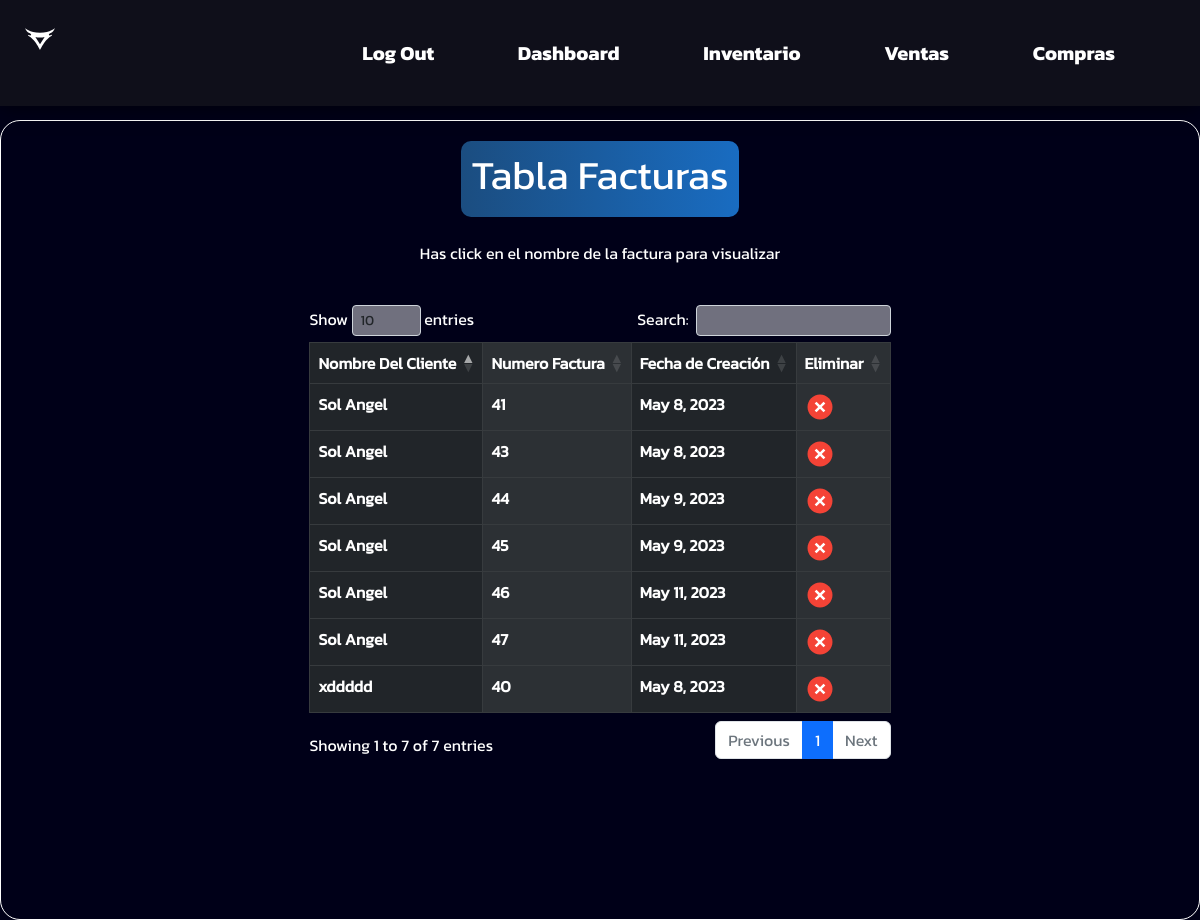
Before: /ventas/factura with the older database file.
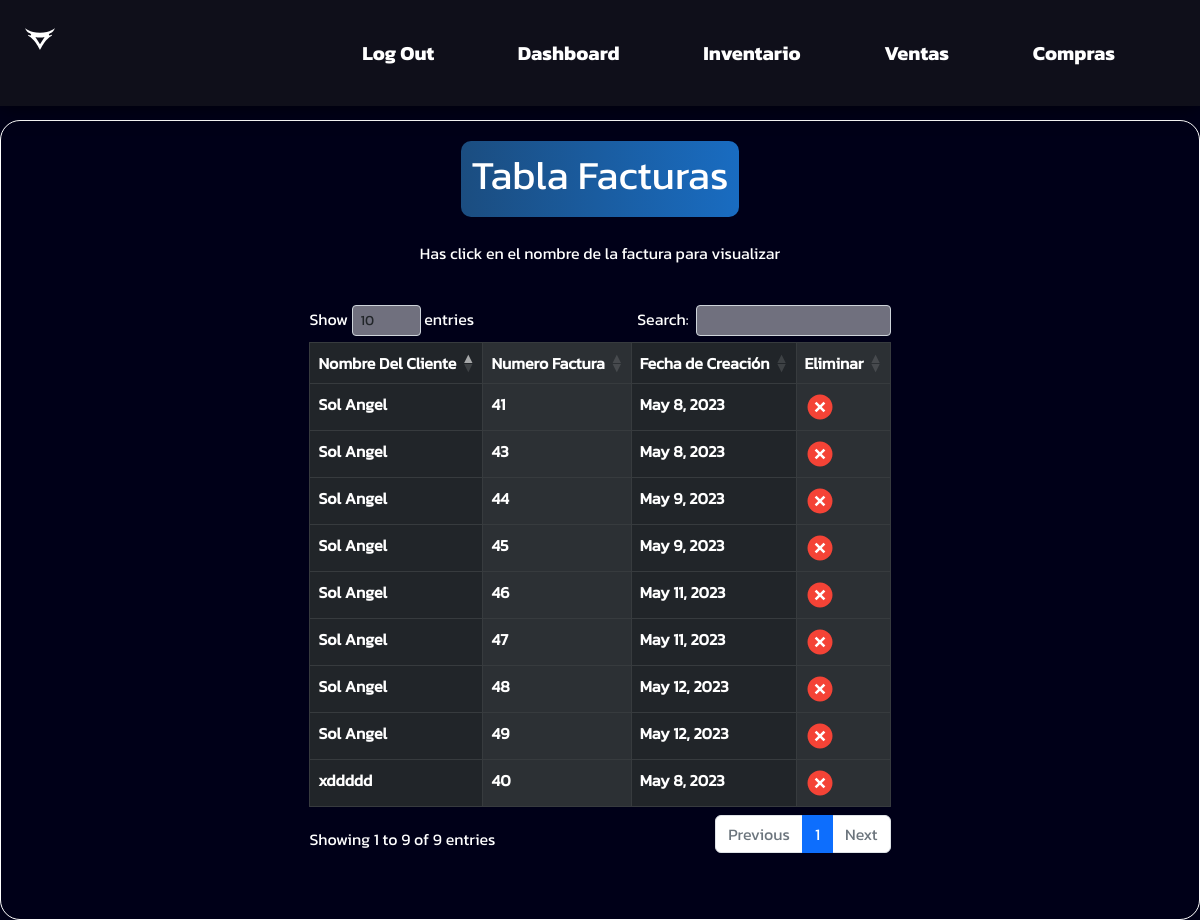
After: the same page with the newer database file.
### ventas/models.py (models this page shows)
class Factura(models.Model):
    id_cliente = models.ForeignKey(Cliente, on_delete=models.CASCADE,to_field="id")
    numero_factura = models.AutoField(primary_key=True)
    fecha_creacion = models.DateField( default=timezone.now)
    monto = models.IntegerField(default=0)
    usuario = models.CharField(default="No User Data",max_length=150)
    documento = models.FileField(null=True, upload_to='documents/facturas')
    forma_de_pago = models.ForeignKey(FormasDePago, on_delete=models.CASCADE, to_field="forma", default=1)

class Cliente(models.Model):
    id = models.AutoField(primary_key=True)
    nombre= models.CharField(max_length=255)
    ci_rif = models.IntegerField(default=0)

### ventas/views.py (the view)
# urls.py: path('factura', views.facturas, name="facturas"),
def facturas(request):
    facturas = Factura.objects.all()
    return render(request, "facturas.html", {"facturas":facturas})

### ventas/templates/facturas.html (shortened to what this page needs)
{% extends 'base_sesion2.html' %}
{% load static %}
{% block content %}
<link rel="stylesheet" href="{% static 'css/items.css' %}">
<link rel="stylesheet" href="{% static 'css/bootstrap.min.css' %}">
<link rel="stylesheet" href="{% static 'css/dataTables.bootstrap5.min.css' %}">
    <div class="tablaFacturas">
        <label class="Titulo c2">
            <h1>Tabla Facturas</h1>
        </label>
        <br>
        <p>Has click en el nombre de la factura para visualizar</p>
        <br>
        <div class="table-responsive-sm ">
            <table class="table  table-dark table-striped-columns table-bordered" id="tabla-prod">
                <thead>
                    <tr>
                        <th class="centrado">Nombre Del Cliente</th>
                        <th class="centrado">Numero Factura</th>
                        <th class="centrado">Fecha de Creación</th>
                        <th class="centrado">Eliminar</th>
                    </tr>
                </thead>
                <tbody>
                    {% for factura in facturas %}
                    <tr>
                        <th><a href="{% url 'getfactura' factura.numero_factura%}">{{factura.id_cliente.nombre}}</a></th>
                        <th><a href="{% url 'getfactura' factura.numero_factura%}">{{factura.numero_factura}}</a></th>
                        <th><a href="{% url 'getfactura' factura.numero_factura%}">{{factura.fecha_creacion}}</a></th>
                        <th><a href=""> <img src="{% static 'img/eliminar.svg'%}"></a></th>
                    </tr>
                    {% endfor %}
                </tbody>
            </table>
        </div>
    </div>
{% endblock %}

### items/templates/base_sesion2.html (shortened to what this page needs)
{% load static %}
<html lang="es">
<head>
  <link rel="stylesheet" href="{% static 'css/nav.css' %}">
</head>
<body>
  <div class="container-nav">
    <nav class="navbar">
      <div class="logo"> <img src="{% static 'img/logo.svg' %}" alt=""></div>
      <div class="links-group1" >
        <ul class="navbar-links">
          <li><a href="/logout">Log Out</a></li>
          <li><a href="/dashboard">Dashboard</a></li>
          <li><a href="/items">Inventario</a></li>
          <li><a href="/ventas">Ventas</a></li>
          <li><a href="/compras">Compras</a></li>
        </ul>
      </div>
    </nav>
  </div>
  {% block content%}
  {% endblock %}
</body>
</html>

### static/css/nav.css (style rules this page uses)
* { margin: 0; padding: 0; box-sizing: border-box; font-family: 'Kanit'; }
body { background: #000018 !important; }
.container-nav { z-index: 2; position: fixed; top: 0; left: 0; width: 100%; padding: 20px 25px; background: #1d1d1d85; box-shadow: 0px 0px 20px 0px #000000b0; backdrop-filter: blur(10px); }
.logo { width: 50px; height: 50px; transition: all 0.3s; }
.navbar { display: flex; align-content: center; justify-content: space-between; }
.navbar-links { list-style: none; margin: 0 20px; }
.navbar-links li { background-color: #20202000; display: inline-block; padding: 5px 20px; margin: 0 20px; border-radius: 5px; }
.navbar-links a { text-decoration: none; font-size: 20px; color: white; font-family: 'Kanit-Bold'; }

### static/css/items.css (style rules this page uses)
body { background: #000018 !important; }
.tablaFacturas { display: flex; margin-top: 120px; width: auto; height: 100%; flex-wrap: wrap; flex-direction: column; color: white; border: 1px solid #fff; border-radius: 20px; overflow: hidden; align-items: center; justify-content: flex-start; padding: 10px; }
.Titulo { margin-top: 10px; background: rgb(27,128,119); background: linear-gradient(90deg, rgba(27,128,119,1) 0%, rgba(3,176,161,1) 100%); padding: 10px; border-radius: 10px; }
th a { text-decoration: none !important; color: white !important; }
.c2 { background: rgb(27,77,128); background: linear-gradient(90deg, rgba(27,77,128,1) 0%, rgba(25,108,193,1) 100%); }
.centrado { align-items: center !important; vertical-align: middle !important; }
img { width: 30px !important; }

Changed rows visible on the page:
added Factura: id_cliente.nombre "Sol Angel", numero_factura "48", fecha_creacion "May 12, 2023"
added Factura: id_cliente.nombre "Sol Angel", numero_factura "49", fecha_creacion "May 12, 2023"
Other visible differences:
text written by a page script: "Show entries Search: Showing 1 to 7 of 7 entries Previous 1 Next" → "Show entries Search: Showing 1 to 9 of 9 entries Previous 1 Next"
